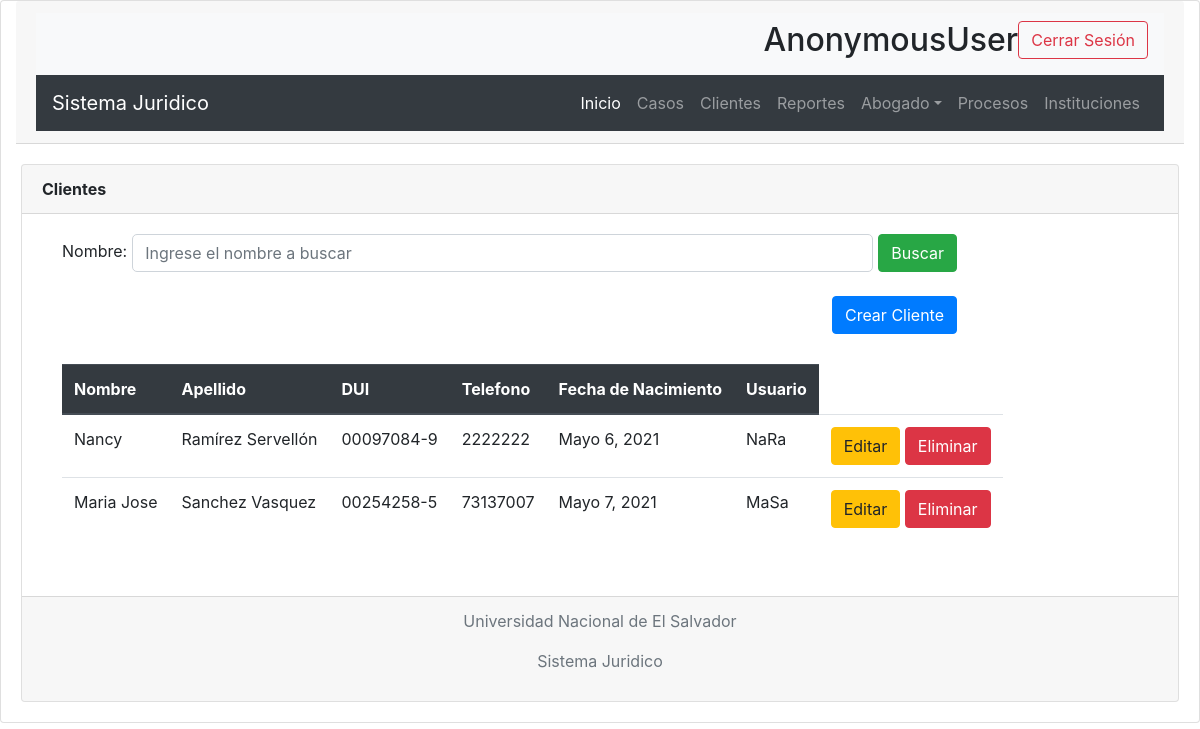
/juridico/cliente/, run on the app's committed database.
### Sistema_juridico/models.py (models this page shows, shortened)
class Usuario(AbstractBaseUser,PermissionsMixin):
    correo = models.EmailField(verbose_name='correo electronico',max_length=100,unique=True)
    nombre = models.CharField(max_length = 150)
    apellido = models.CharField(max_length = 150)
    direccion = models.CharField(max_length = 150)
    dui = models.CharField(max_length = 10)
    telefono=models.CharField(max_length = 8)
    fecha_creacion = models.DateField('Fecha de creación', auto_now = True, auto_now_add = False)
    fecha_nacimiento = models.DateField(null=True)
    estado_civil = models.IntegerField(choices=Estado_Civil, default=0)
    username=models.CharField( max_length=50)
    usuario_activo=models.BooleanField(default=True)
    usuario_administrador=models.BooleanField(default=False)
    objects=ManejadorUsuario()
    USERNAME_FIELD='correo'
    REQUIRED_FIELDS=['nombre','apellido']
    class meta:
        verbose_name='usuario'
        verbose_name_plural='usuarios'

class Cliente(Usuario):
    rol_cliente = models.IntegerField(choices=Rol_Cliente, default=0)

class Usuario(AbstractBaseUser,PermissionsMixin):
    correo = models.EmailField(verbose_name='correo electronico',max_length=100,unique=True)
    nombre = models.CharField(max_length = 150)
    apellido = models.CharField(max_length = 150)
    direccion = models.CharField(max_length = 150)
    dui = models.CharField(max_length = 10)
    telefono=models.CharField(max_length = 8)
    fecha_creacion = models.DateField('Fecha de creación', auto_now = True, auto_now_add = False)
    fecha_nacimiento = models.DateField(null=True)
    estado_civil = models.IntegerField(choices=Estado_Civil, default=0)
    username=models.CharField( max_length=50)
    usuario_activo=models.BooleanField(default=True)
    usuario_administrador=models.BooleanField(default=False)
    objects=ManejadorUsuario()
    USERNAME_FIELD='correo'
    REQUIRED_FIELDS=['nombre','apellido']
    class meta:
        verbose_name='usuario'
        verbose_name_plural='usuarios'

### Sistema_juridico/views.py (the view)
# urls.py: path('cliente/',ListaCliente.as_view(), name='cliente'),
class ListaCliente(ListView):
    model=Cliente
    template_name = "clientes/cliente_list.html"
    context_object_name='clientes'
    queryset=Cliente.objects.all()
    def get_queryset(self):
        if self.request.GET.get('buscar') is not None:
            return Cliente.objects.filter(
            Q(nombre__icontains=self.request.GET['buscar'])|
            Q(correo__icontains=self.request.GET['buscar'])|
            Q(dui__icontains=self.request.GET['buscar'])
        ).distinct()
        return super().get_queryset()

### templates/clientes/cliente_list.html (shortened to what this page needs)
{%extends 'base.html'%}{%load static%}{%block title%}Clientes{%endblock%} {%block content%}
<div class="card">
    <div class="card-header">
        <strong>Clientes</strong>
    </div>
    <div class="card-body card_block">
        <div class="row ">
            <div class="col-md-12 search">
                <form method="GET">
                    <div id="custom-search-input">
                        <div class="input-group col-md-10">
                            <label for="nombre" style="margin: 5px;">Nombre: </label>
                            <input type="text" class="form-control" placeholder="Ingrese el nombre a buscar" name="buscar" style="border-radius: 5px;" id="buscar" value="{{request.GET.buscar}}">
                            <span class="input-group-list">
                                        <button type="submit" class="btn btn-success" id="buscar" style="margin-left: 5px;">Buscar</button>
                                </span>
                        </div>
                    </div>
                </form>
                <br> {%if clientes%}
            </div>
        </div>
        <div class="col-md-10">
            <a class="btn btn-primary" href="{%url 'crear_cliente'%}" id="crear" style="float: right;">Crear Cliente</a>
        </div>
        <br>
        <br>
        <div class="card-body">
            <div class="table">
                <table class="table table-responsive table-hover">
                    <thead class="thead-dark ">
                        <tr>
                            <th scope="col ">Nombre</th>
                            <th scope="col ">Apellido</th>
                            <th scope="col ">DUI</th>
                            <th scope="col ">Telefono</th>
                            <th scope="col ">Fecha de Nacimiento</th>
                            <th scope="col ">Usuario</th>
                        </tr>
                    </thead>
                    <tbody>
                        {%for cliente in clientes%}
                        <tr>
                            <td>{{cliente.nombre}}</td>
                            <td>{{cliente.apellido}}</td>
                            <td>{{cliente.dui}}</td>
                            <td>{{cliente.telefono}}</td>
                            <td>{{cliente.fecha_nacimiento}}</td>
                            <td>{{cliente.username}}</td>
                            <td>
                                <a onclick="abrir_modal_edicion('{% url 'editar_cliente' cliente.id %}')" class="btn btn-warning">Editar</a>
                                <a onclick="abrir_modal_eliminacion('{% url 'eliminar_cliente' cliente.id %}')" class="btn btn-danger">Eliminar</a>
                            </td>
                        </tr>
                        {%endfor%}
                    </tbody>
                </table>
            </div>
        </div>
{%endif%}
{%endblock%}

### templates/base.html (shortened to what this page needs)
{% load static %}
<!DOCTYPE html>
<html lang="en">
<head>
    <link rel="stylesheet" href="https://cdn.jsdelivr.net/npm/bootstrap@4.6.0/dist/css/bootstrap.min.css">
</head>
<body>
    <div class="card">
        <div class="container-fluid">
            <div class="card-header">
                <nav class="navbar navbar-expand-md navbar-light bg-light">
                    <ul class="navbar-nav ml-auto">
                        <li>
                            <h2>{{user}}</h2>
                        </li>
                        <li>
                            <a class="btn btn-outline-danger" href="{%url 'logout'%} ">Cerrar Sesión</a>
                        </li>
                    </ul>
                </nav>
                <nav class="navbar navbar-expand-md navbar-dark bg-dark">
                    <a class="navbar-brand" href="{%url 'inicio'%}">Sistema Juridico</a>
                    <div class="collapse navbar-collapse" id="navbarNav">
                        <ul class="navbar-nav ml-auto">
                            <li class="nav-item active">
                                <a class="nav-link" href="{%url 'inicio'%}">Inicio</a>
                            </li>
                            <li class="nav-item">
                                <a class="nav-link" href="{%url 'caso'%}">Casos</a>
                            </li>
                            <li class="nav-item">
                                <a class="nav-link" href="{%url 'cliente'%}">Clientes</a>
                            </li>
                            <li class="nav-item">
                                <a class="nav-link" href="{%url 'reporte'%}">Reportes</a>
                            </li>
                            <li class="nav-item">
                                <li class="nav-item dropdown">
                                    <a class="nav-link dropdown-toggle" href="#" id="navbarDropdown" role="button" data-toggle="dropdown" aria-haspopup="true" aria-expanded="false">Abogado</a>
                                </li>
                            </li>
                            <li class="nav-item">
                                <a class="nav-link" href="{%url 'tipo_de_proceso'%}">Procesos</a>
                            </li>
                            <li class="nav-item">
                                <a class="nav-link" href="#">Instituciones</a>
                            </li>
                        </ul>
                    </div>
                </nav>
            </div>
        </div>
        <div class="card-body">
            {%block barra_busqueda%} {%endblock%} {%block content%}{%endblock%}
        </div>
        {%block footer%}
        <div class="card-footer text-muted">
            <footer class="page-footer font-small blue">
                <div class="footer-copyright text-center">
                    <p>Universidad Nacional de El Salvador</p>
                    <p>Sistema Juridico</p>
                </div>
            </footer>
        </div>
        {%endblock%}
    </div>
</body>
</html>

### data on the page
Cliente: nombre "Nancy", apellido "Ramírez Servellón", dui "00097084-9", telefono "2222222", fecha_nacimiento "Mayo 6, 2021", username "NaRa"
Cliente: nombre "Maria Jose", apellido "Sanchez Vasquez", dui "00254258-5", telefono "73137007", fecha_nacimiento "Mayo 7, 2021", username "MaSa"

### other printed values
{{ user }} "AnonymousUser"
